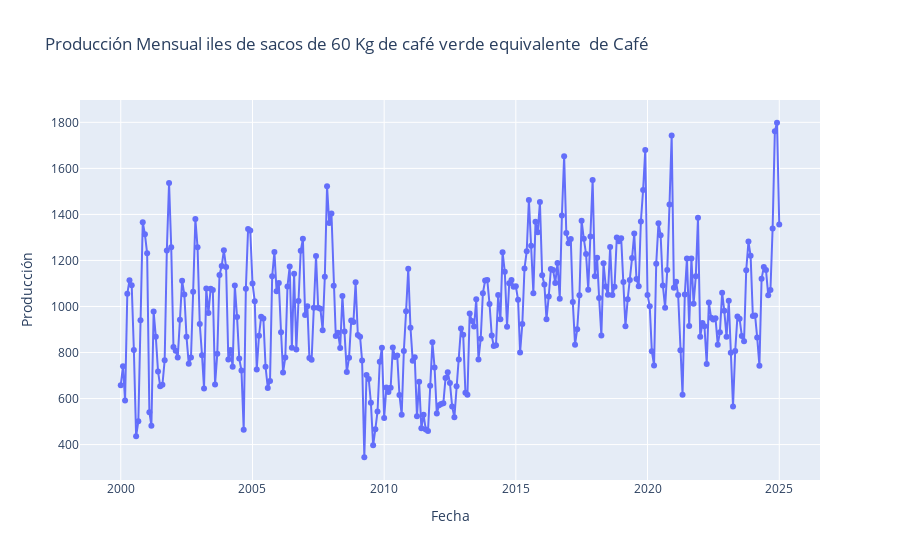

Source (notebook cell):
### Code cell
import plotly.express as px

fig = px.line(cafe, x=cafe.index, y="Producción", title="Producción Mensual iles de sacos de 60 Kg de café verde equivalente  de Café", markers=True)
fig.show()

### Figure 1 — Plotly figure (JSON) as saved in the notebook; plotly's stock layout.template omitted (floating-point values rounded to 4 significant figures; data arrays with more than 128 entries replaced by an {"elided": "..."} marker saying what was removed)
{"data": [{"hovertemplate": "Fecha=%{x}<br>Producción=%{y}<extra></extra>", "legendgroup": "", "line": {"color": "#636efa", "dash": "solid"}, "marker": {"symbol": "circle"}, "mode": "lines+markers", "name": "", "orientation": "v", "showlegend": false, "type": "scatter", "x": {"elided": "301 str values"}, "xaxis": "x", "y": {"elided": "301 float values"}, "yaxis": "y"}], "layout": {"legend": {"tracegroupgap": 0}, "title": {"text": "Producción Mensual iles de sacos de 60 Kg de café verde equivalente  de Café"}, "xaxis": {"anchor": "y", "domain": [0, 1], "title": {"text": "Fecha"}}, "yaxis": {"anchor": "x", "domain": [0, 1], "title": {"text": "Producción"}}}}
